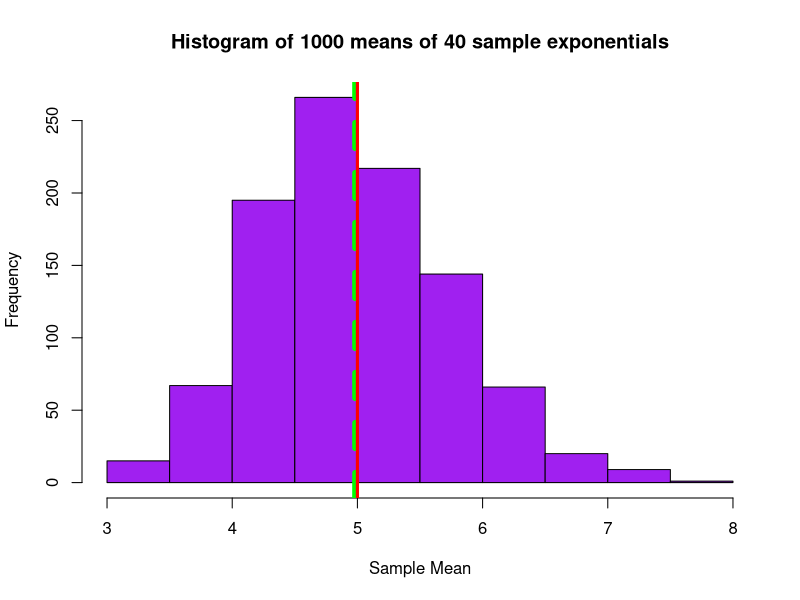
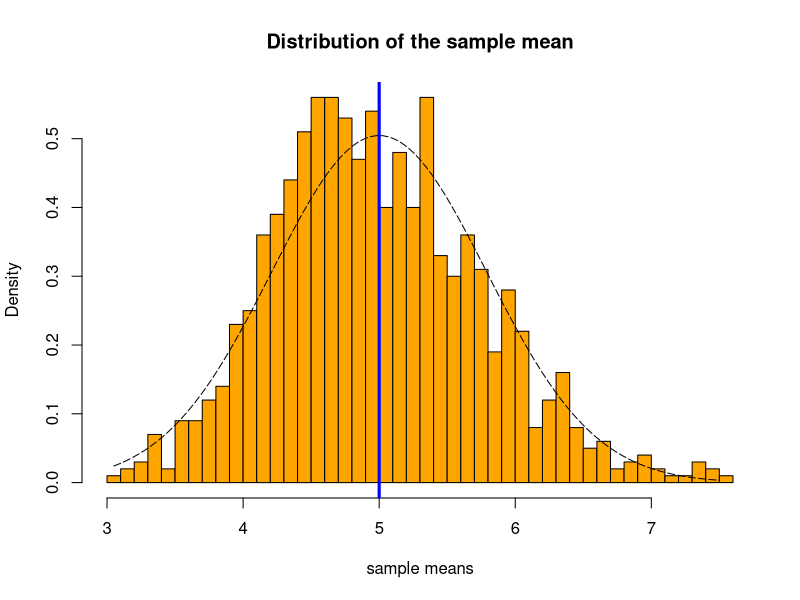
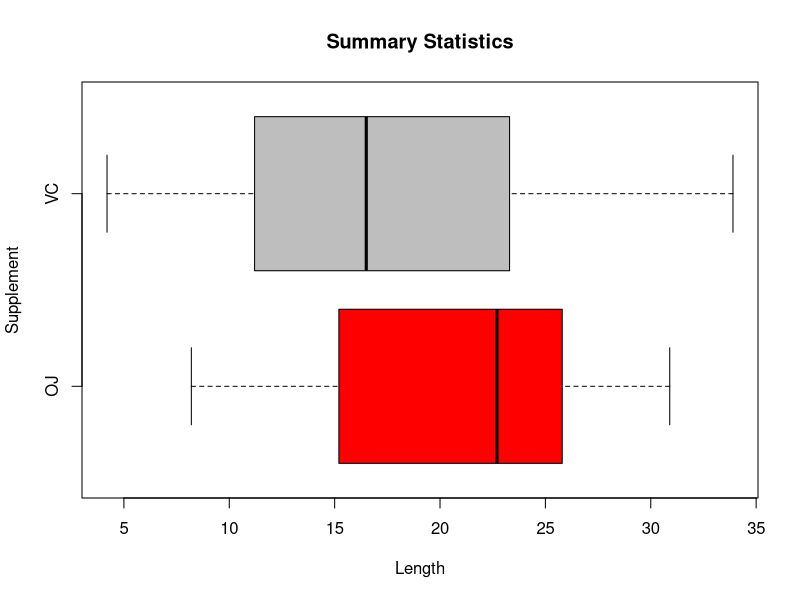

These charts were generated, in order, by the following R code:
## ---- chunk 1
lambda <- .2
samples <- 40
simulations <- 1000
set.seed(7)
library(ggplot2)
## ---- chunk 2
simulatedData <- replicate(simulations, rexp(samples, rate = lambda))
## ---- chunk 3
meansData <- apply(simulatedData, 2, mean)
sampleMean <- mean(meansData)
sampleMean
theoreticalMean <- 1/lambda

sampleVar <- var(meansData)
sampleVar
theoreticalVar <- (1/lambda)^2 / samples
## ---- chunk 4
hist(meansData, col="purple", main="Histogram of 1000 means of 40 sample exponentials",
     xlab="Sample Mean", ylab="Frequency")
abline(v=sampleMean, col="green", lwd=6, lty=2);
abline(v=theoreticalMean, col="red", lwd=3)
## ---- chunk 5
xfit <- seq(min(meansData), max(meansData), length=100)
yfit <- dnorm(xfit, mean=1/lambda, sd=((1/lambda)/sqrt(samples)))
hist(meansData,breaks=samples,prob=T,col="orange",xlab = "sample means",main="Distribution of the sample mean",ylab="Density")
lines(xfit, yfit, pch=22, col="black", lty=5)
lines(abline(v=theoreticalMean, col="blue", lwd=3))
## ---- chunk 6
data(ToothGrowth)
head(ToothGrowth)
names(ToothGrowth)
tapply(ToothGrowth$len, ToothGrowth$supp, mean)
## ---- chunk 7
summary(ToothGrowth)
Length <- ToothGrowth$len
Supplement <- ToothGrowth$supp
boxplot(Length~Supplement, data = ToothGrowth, 
        main = "Summary Statistics", col = c("red", "grey"), 
        horizontal = TRUE)
## ---- chunk 8
Dose05 <- t.test(len ~ supp, 
              data = rbind(ToothGrowth[(ToothGrowth$dose == 0.5) & 
                                         (ToothGrowth$supp == "OJ"),],
                           ToothGrowth[(ToothGrowth$dose == 0.5) & 
                                         (ToothGrowth$supp == "VC"),]), 
              var.equal = FALSE)

Dose1 <- t.test(len ~ supp, 
             data = rbind(ToothGrowth[(ToothGrowth$dose == 1) & 
                                        (ToothGrowth$supp == "OJ"),],
                          ToothGrowth[(ToothGrowth$dose == 1) & 
                                        (ToothGrowth$supp == "VC"),]), 
             var.equal = FALSE)

Dose2 <- t.test(len ~ supp, 
             data = rbind(ToothGrowth[(ToothGrowth$dose == 2) & 
                                        (ToothGrowth$supp == "OJ"),],
                          ToothGrowth[(ToothGrowth$dose == 2) & 
                                        (ToothGrowth$supp == "VC"),]), 
             var.equal = FALSE)


results <- data.frame(
  "p-value" = c(Dose05$p.value, Dose1$p.value, Dose2$p.value),
  "Conf.Low" = c(Dose05$conf.int[1],Dose1$conf.int[1], Dose2$conf.int[1]),
  "Conf.High" = c(Dose05$conf.int[2],Dose1$conf.int[2], Dose2$conf.int[2]),
  row.names = c("Dosage 0.5","Dosage 1","Dosage 2"))

results
